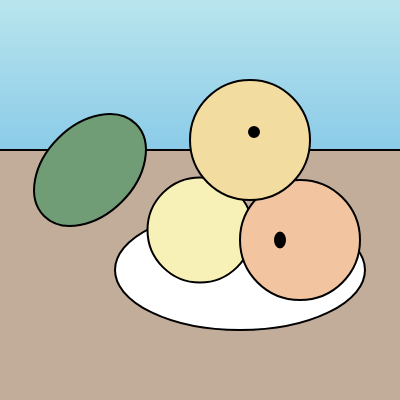
Frame 1 (no input)
Frame 60 (no input): identical to frame 1, image omitted
Frame 120 (the mouse pressed at the canvas centre since frame 60): identical to frame 1, image omitted

The p5.js sketch that drew this single still picture (run headless with seeded random() and noise() and a simulated clock; from frame 60 on, the mouse is pressed at the canvas centre):

// p5.js sketch
// ── sketch.js
const Y_AXIS = 1;
const X_AXIS = 2;
let gc1, gc2

function setup() {
  createCanvas(400, 400);
  gc1 = color(185, 229, 237)
  gc2 = color(139, 203, 232)
  angleMode(DEGREES);
  ellipseMode(CENTER);
  rectMode(CENTER);
  strokeWeight(2)
}

function draw() {
  background(255);

  //gradient background
  //https://p5js.org/examples/color-linear-gradient.html
  setGradient(0, 0, 400, 150, gc1, gc2, Y_AXIS);

  stroke(0)
  //table
  fill(194, 173, 155)
  rect(200, 350, 500, 400);
  
  //plate
  fill(255);
  ellipse(240, 270, 250, 120);

  //peaches
  fill(247, 241, 183);
  circle(200, 230, 105, 100);
  fill(242, 197, 160);
  circle(300, 240, 120, 125);
  fill(242, 220, 160);
  circle(250, 140, 120, 125);

  fill(0);
  circle(254, 132, 10, 10);
  ellipse(280, 240, 10, 15);

  //lime
  fill(112, 156, 118);
  translate(90, 170);
  rotate(-45);
  ellipse(0, 0, 130, 90);
  
}

function setGradient(x, y, w, h, c1, c2, axis) {
  noFill();

  if (axis === Y_AXIS) {
    // Top to bottom gradient
    for (let i = y; i <= y + h; i++) {
      let inter = map(i, y, y + h, 0, 1);
      let c = lerpColor(c1, c2, inter);
      stroke(c);
      line(x, i, x + w, i);
    }
  } else if (axis === X_AXIS) {
    // Left to right gradient
    for (let i = x; i <= x + w; i++) {
      let inter = map(i, x, x + w, 0, 1);
      let c = lerpColor(c1, c2, inter);
      stroke(c);
      line(i, y, i, y + h);
    }
  }
}
